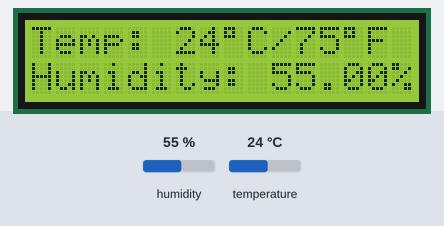
This sketch was run on a simulated Arduino Uno, built with avr-gcc and run on an emulated ATmega328P. Shown: 16×2 character LCD. The test bench sets the inputs (shaded band); at power-on: humidity 55 %, temperature 24 °C.

Above: at 1.2 s.
1.3 s: humidity set to 22 %
At 2.5 s:
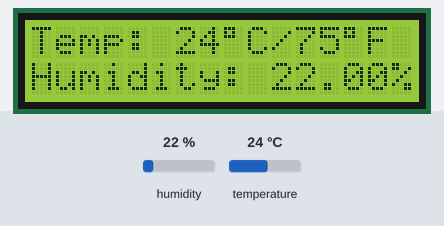
3.4 s: temperature set to 12 °C
At 5.7 s:
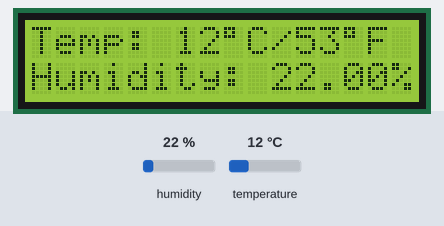
6.1 s: humidity set to 40 %
At 6.7 s:
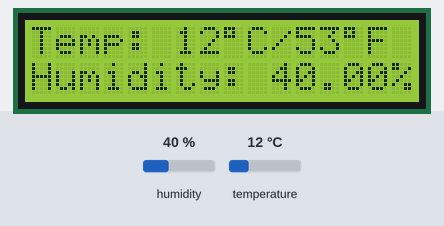
8.2 s: temperature set to 19 °C
At 9.8 s:
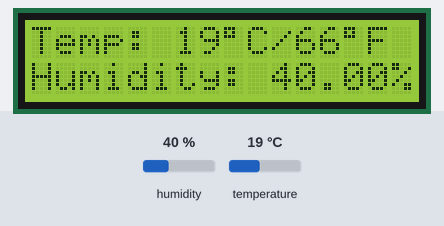
Timing chart, 0 to 11.3 s (numbered marks = the images above; inputs shaded):
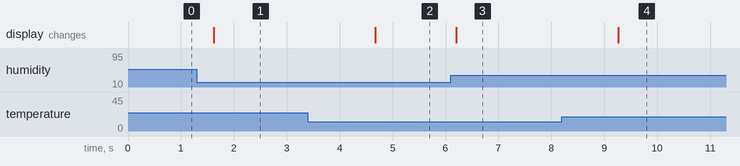

Measured:
- after the input at 1.3 s, the display: changes after 0.32 s (image 1)
- after the input at 3.4 s, the display: changes after 1.3 s (image 2)
- after the input at 6.1 s, the display: changes after 0.10 s (image 3)
- after the input at 8.2 s, the display: changes after 1.1 s (image 4)

The sketch:

Temperature1.ino
```cpp
#include <dht.h>
#include <LiquidCrystal.h>

LiquidCrystal lcd(12, 11, 5, 4, 3, 2);

dht DHT;

#define DHT11_PIN 7

void setup(){
  lcd.begin(16, 2);
}

void loop(){
  int chk = DHT.read11(DHT11_PIN);
  lcd.setCursor(0,0); //text to start at beginning
  lcd.print("Temp: ");
  int tempC=DHT.temperature; //call on the DHT.temperature to get temp in celcius
  int tempF=(DHT.temperature*1.8)+32; //converts celcius to faren and sets as int
  lcd.print(tempC); //print the temperature in celcius
  lcd.print((char)223); //char223 for the degrees sign
  lcd.print("C");
  lcd.print("/");
  lcd.print(tempF);
  lcd.print((char)223);
  lcd.print("F");
  lcd.setCursor(0,1);
  lcd.print("Humidity: ");
  lcd.print(DHT.humidity);
  lcd.print("%");
  delay(1500);
}
```
